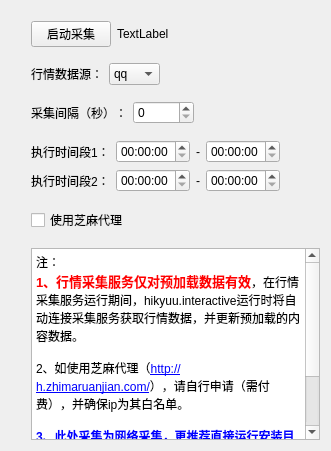
      <widget class="QWidget" name="tab">
       <attribute name="title">
        <string>行情采集服务</string>
       </attribute>
       <layout class="QVBoxLayout" name="verticalLayout_2">
        <item>
         <spacer name="verticalSpacer_3">
          <property name="orientation">
           <enum>Qt::Vertical</enum>
          </property>
          <property name="sizeType">
           <enum>QSizePolicy::Minimum</enum>
          </property>
          <property name="sizeHint" stdset="0">
           <size>
            <width>20</width>
            <height>10</height>
           </size>
          </property>
         </spacer>
        </item>
        <item>
         <layout class="QHBoxLayout" name="horizontalLayout_15">
          <property name="leftMargin">
           <number>20</number>
          </property>
          <item>
           <widget class="QPushButton" name="collect_start_pushButton">
            <property name="text">
             <string>启动采集</string>
            </property>
           </widget>
          </item>
          <item>
           <widget class="QLabel" name="collect_status_label">
            <property name="text">
             <string>TextLabel</string>
            </property>
           </widget>
          </item>
          <item>
           <spacer name="horizontalSpacer">
            <property name="orientation">
             <enum>Qt::Horizontal</enum>
            </property>
            <property name="sizeHint" stdset="0">
             <size>
              <width>40</width>
              <height>20</height>
             </size>
            </property>
           </spacer>
          </item>
         </layout>
        </item>
        <item>
         <spacer name="verticalSpacer">
          <property name="orientation">
           <enum>Qt::Vertical</enum>
          </property>
          <property name="sizeType">
           <enum>QSizePolicy::Fixed</enum>
          </property>
          <property name="sizeHint" stdset="0">
           <size>
            <width>20</width>
            <height>10</height>
           </size>
          </property>
         </spacer>
        </item>
        <item>
         <layout class="QHBoxLayout" name="horizontalLayout_13">
          <property name="leftMargin">
           <number>20</number>
          </property>
          <item>
           <widget class="QLabel" name="label_39">
            <property name="text">
             <string>行情数据源：</string>
            </property>
           </widget>
          </item>
          <item>
           <widget class="QComboBox" name="collect_source_comboBox">
            <item>
             <property name="text">
              <string>qq</string>
             </property>
            </item>
            <item>
             <property name="text">
              <string>qmt</string>
             </property>
            </item>
           </widget>
          </item>
          <item>
           <spacer name="horizontalSpacer_2">
            <property name="orientation">
             <enum>Qt::Horizontal</enum>
            </property>
            <property name="sizeHint" stdset="0">
             <size>
              <width>40</width>
              <height>20</height>
             </size>
            </property>
           </spacer>
          </item>
         </layout>
        </item>
        <item>
         <spacer name="verticalSpacer_2">
          <property name="orientation">
           <enum>Qt::Vertical</enum>
          </property>
          <property name="sizeType">
           <enum>QSizePolicy::Fixed</enum>
          </property>
          <property name="sizeHint" stdset="0">
           <size>
            <width>20</width>
            <height>10</height>
           </size>
          </property>
         </spacer>
        </item>
        <item>
         <layout class="QHBoxLayout" name="horizontalLayout_10">
          <property name="leftMargin">
           <number>20</number>
          </property>
          <item>
           <widget class="QLabel" name="label_23">
            <property name="text">
             <string>采集间隔（秒）：</string>
            </property>
           </widget>
          </item>
          <item>
           <widget class="QSpinBox" name="collect_sample_spinBox">
            <property name="maximum">
             <number>86400</number>
            </property>
           </widget>
          </item>
          <item>
           <spacer name="horizontalSpacer_3">
            <property name="orientation">
             <enum>Qt::Horizontal</enum>
            </property>
            <property name="sizeHint" stdset="0">
             <size>
              <width>40</width>
              <height>20</height>
             </size>
            </property>
           </spacer>
          </item>
         </layout>
        </item>
        <item>
         <spacer name="verticalSpacer_4">
          <property name="orientation">
           <enum>Qt::Vertical</enum>
          </property>
          <property name="sizeType">
           <enum>QSizePolicy::Minimum</enum>
          </property>
          <property name="sizeHint" stdset="0">
           <size>
            <width>20</width>
            <height>10</height>
           </size>
          </property>
         </spacer>
        </item>
        <item>
         <layout class="QHBoxLayout" name="horizontalLayout_8">
          <property name="leftMargin">
           <number>20</number>
          </property>
          <item>
           <widget class="QLabel" name="label_21">
            <property name="text">
             <string>执行时间段1：</string>
            </property>
           </widget>
          </item>
          <item>
           <layout class="QHBoxLayout" name="horizontalLayout_6">
            <item>
             <widget class="QTimeEdit" name="collect_phase1_start_timeEdit">
              <property name="currentSection">
               <enum>QDateTimeEdit::HourSection</enum>
              </property>
             </widget>
            </item>
            <item>
             <widget class="QLabel" name="label_22">
              <property name="text">
               <string>-</string>
              </property>
             </widget>
            </item>
            <item>
             <widget class="QTimeEdit" name="collect_phase1_last_timeEdit"/>
            </item>
            <item>
             <spacer name="horizontalSpacer_4">
              <property name="orientation">
               <enum>Qt::Horizontal</enum>
              </property>
              <property name="sizeHint" stdset="0">
               <size>
                <width>40</width>
                <height>20</height>
               </size>
              </property>
             </spacer>
            </item>
           </layout>
          </item>
         </layout>
        </item>
        <item>
         <layout class="QHBoxLayout" name="horizontalLayout_9">
          <property name="leftMargin">
           <number>20</number>
          </property>
          <item>
           <widget class="QLabel" name="label_37">
            <property name="text">
             <string>执行时间段2：</string>
            </property>
           </widget>
          </item>
          <item>
           <layout class="QHBoxLayout" name="horizontalLayout_7">
            <item>
             <widget class="QTimeEdit" name="collect_phase2_start_timeEdit">
              <property name="currentSection">
               <enum>QDateTimeEdit::HourSection</enum>
              </property>
             </widget>
            </item>
            <item>
             <widget class="QLabel" name="label_38">
              <property name="text">
               <string>-</string>
              </property>
             </widget>
            </item>
            <item>
             <widget class="QTimeEdit" name="collect_phase2_last_timeEdit"/>
            </item>
            <item>
             <spacer name="horizontalSpacer_5">
              <property name="orientation">
               <enum>Qt::Horizontal</enum>
              </property>
              <property name="sizeHint" stdset="0">
               <size>
                <width>40</width>
                <height>20</height>
               </size>
              </property>
             </spacer>
            </item>
           </layout>
          </item>
         </layout>
        </item>
        <item>
         <spacer name="verticalSpacer_5">
          <property name="orientation">
           <enum>Qt::Vertical</enum>
          </property>
          <property name="sizeType">
           <enum>QSizePolicy::Minimum</enum>
          </property>
          <property name="sizeHint" stdset="0">
           <size>
            <width>20</width>
            <height>10</height>
           </size>
          </property>
         </spacer>
        </item>
        <item>
         <layout class="QHBoxLayout" name="horizontalLayout_16">
          <property name="leftMargin">
           <number>20</number>
          </property>
          <property name="topMargin">
           <number>0</number>
          </property>
          <item>
           <widget class="QCheckBox" name="collect_use_zhima_checkBox">
            <property name="sizePolicy">
             <sizepolicy hsizetype="Preferred" vsizetype="Fixed">
              <horstretch>0</horstretch>
              <verstretch>0</verstretch>
             </sizepolicy>
            </property>
            <property name="text">
             <string>使用芝麻代理</string>
            </property>
           </widget>
          </item>
         </layout>
        </item>
        <item>
         <spacer name="verticalSpacer_6">
          <property name="orientation">
           <enum>Qt::Vertical</enum>
          </property>
          <property name="sizeType">
           <enum>QSizePolicy::Minimum</enum>
          </property>
          <property name="sizeHint" stdset="0">
           <size>
            <width>20</width>
            <height>10</height>
           </size>
          </property>
         </spacer>
        </item>
        <item>
         <layout class="QHBoxLayout" name="horizontalLayout_17">
          <property name="leftMargin">
           <number>20</number>
          </property>
          <property name="topMargin">
           <number>0</number>
          </property>
          <item>
           <widget class="QTextBrowser" name="textBrowser">
            <property name="html">
             <string>&lt;!DOCTYPE HTML PUBLIC &quot;-//W3C//DTD HTML 4.0//EN&quot; &quot;http://www.w3.org/TR/REC-html40/strict.dtd&quot;&gt;
&lt;html&gt;&lt;head&gt;&lt;meta name=&quot;qrichtext&quot; content=&quot;1&quot; /&gt;&lt;meta charset=&quot;utf-8&quot; /&gt;&lt;style type=&quot;text/css&quot;&gt;
p, li { white-space: pre-wrap; }
hr { height: 1px; border-width: 0; }
li.unchecked::marker { content: &quot;\2610&quot;; }
li.checked::marker { content: &quot;\2612&quot;; }
&lt;/style&gt;&lt;/head&gt;&lt;body style=&quot; font-size:13pt; font-weight:400; font-style:normal;&quot;&gt;
&lt;p style=&quot; margin-top:0px; margin-bottom:0px; margin-left:0px; margin-right:0px; -qt-block-indent:0; text-indent:0px;&quot;&gt;&lt;span style=&quot; font-size:9pt;&quot;&gt;注：&lt;/span&gt;&lt;/p&gt;
&lt;p style=&quot; margin-top:0px; margin-bottom:0px; margin-left:0px; margin-right:0px; -qt-block-indent:0; text-indent:0px;&quot;&gt;&lt;span style=&quot; font-size:10pt; font-weight:600; color:#ff0000;&quot;&gt;1、行情采集服务仅对预加载数据有效&lt;/span&gt;&lt;span style=&quot; font-size:9pt;&quot;&gt;，在行情采集服务运行期间，hikyuu.interactive运行时将自动连接采集服务获取行情数据，并更新预加载的内容数据。&lt;/span&gt;&lt;/p&gt;
&lt;p style=&quot;-qt-paragraph-type:empty; margin-top:0px; margin-bottom:0px; margin-left:0px; margin-right:0px; -qt-block-indent:0; text-indent:0px; font-size:9pt;&quot;&gt;&lt;br /&gt;&lt;/p&gt;
&lt;p style=&quot; margin-top:0px; margin-bottom:0px; margin-left:0px; margin-right:0px; -qt-block-indent:0; text-indent:0px;&quot;&gt;&lt;span style=&quot; font-size:9pt;&quot;&gt;2、如使用芝麻代理（&lt;/span&gt;&lt;a href=&quot;http://h.zhimaruanjian.com/&quot;&gt;&lt;span style=&quot; font-size:9pt; text-decoration: underline; color:#0000ff;&quot;&gt;http://h.zhimaruanjian.com/&lt;/span&gt;&lt;/a&gt;&lt;span style=&quot; font-size:9pt;&quot;&gt;），请自行申请（需付费），并确保ip为其白名单。&lt;/span&gt;&lt;/p&gt;
&lt;p style=&quot;-qt-paragraph-type:empty; margin-top:0px; margin-bottom:0px; margin-left:0px; margin-right:0px; -qt-block-indent:0; text-indent:0px; font-size:9pt;&quot;&gt;&lt;br /&gt;&lt;/p&gt;
&lt;p style=&quot; margin-top:0px; margin-bottom:0px; margin-left:0px; margin-right:0px; -qt-block-indent:0; text-indent:0px;&quot;&gt;&lt;span style=&quot; font-size:9pt; font-weight:696; color:#0000ff;&quot;&gt;3、此处采集为网络采集，更推荐直接运行安装目录下gui子目录下的 start_qmt.py ,使用miniqmt 实时服务。该程序独立运行，不用关闭，和这里的采集效果一样。注意：miniqmt需要QMT交易端配合，且在同一机器上执行。&lt;/span&gt;&lt;/p&gt;&lt;/body&gt;&lt;/html&gt;</string>
            </property>
           </widget>
          </item>
         </layout>
        </item>
       </layout>
      </widget>
